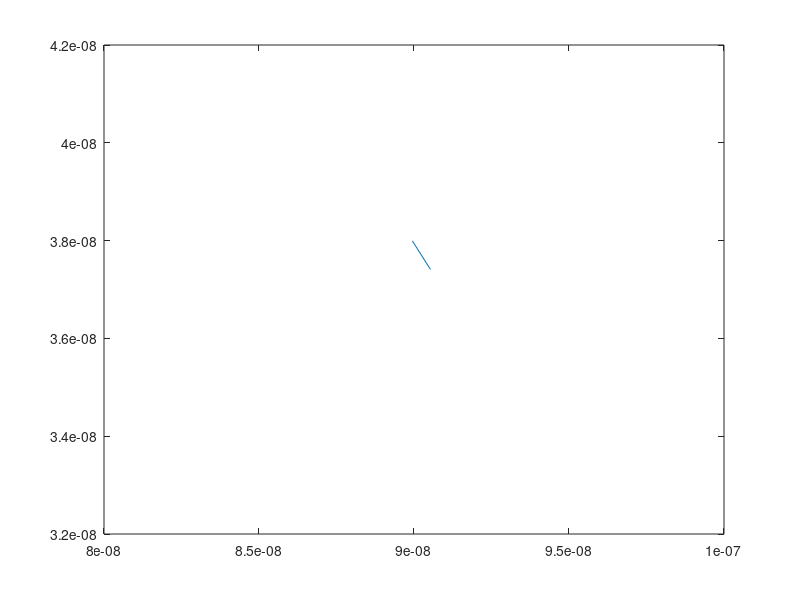

This chart was generated by the following MATLAB code: (Note: this script raises an error after producing the figure.)
clc; close all; clear all;
set(0, 'DefaultFigureWindowStyle', 'docked')


eCount = 1000;      % Total number of electrons
ePlotted = 10;      % Number of Electrons Plotted
tStop = 0.1e-9;     % Stop Time
dt = 1e-12;         % Time step 1ps

kB = 1.38066e-23;   % J/K
m0 = 4.66307e-26;   % Kg (Atomic mass of silicon = 28.0855)
mn = 0.26*m0;

Width = 200e-9;
Height = 100e-9;

% Thermal Velocity
Temp = 300; % K
vT = sqrt((kB*Temp)/mn);

eGroup = struct('x', 'y', 'vx', 'vy');  % Electron Object Classification
eVelocities = vT+rand(1,eCount);
eColours = rand(eCount,3);   % Random colours for plotting
for i = 1 : eCount
    eGroup(i).x = rand()*Width;
    eGroup(i).y = rand()*Height;
    % Randomized velocities in direction and magnitude ... 1000*rand()
    eGroup(i).vx = eVelocities(i)*(2*randi([0 1])-1);
    eGroup(i).vy = eVelocities(i)*(2*randi([0 1])-1);
end

plot(0,0);      % Init plot (comes up faster)
t = 0;          % Init time
counter = 1;    % Init Counter
while t < tStop

    for i = 1 : eCount
        
        % Updating Position
        eGroup(i).x(counter+1) = eGroup(i).x(counter) + eGroup(i).vx * dt;
        eGroup(i).y(counter+1) = eGroup(i).y(counter) + eGroup(i).vy * dt;
        
        %Plotting
        if (i <= 10)
            p = plot( [eGroup(i).x(counter), eGroup(i).x(counter+1)], ...
                [eGroup(i).y(counter), eGroup(i).y(counter+1)] );
            p.Color = eColours(i,:);
            hold on
        end
        % Conditional Statements
        % y = 200nm boundary
        if eGroup(i).x(counter+1) > Width
            eGroup(i).x(counter+1) = eGroup(i).x(counter+1) - Width;
        end
        
        % y = 0nm boundary
        if eGroup(i).x(counter+1) < 0
            eGroup(i).x(counter+1) = eGroup(i).x(counter+1) + Width;
        end
        
        % x = 100nm boundary
        if eGroup(i).y(counter+1) > Height
            diff = eGroup(i).y(counter+1) - Height;
            eGroup(i).y(counter+1) = Height - diff;
            eGroup(i).vy = -eGroup(i).vy;
        end
        
        % x = 0nm boundary
        if eGroup(i).y(counter+1) < 0
            diff = -eGroup(i).y(counter+1);
            eGroup(i).y(counter+1) = diff;
            eGroup(i).vy = -eGroup(i).vy;
        end
        
    end
    
    pause(0.001);    % To display trace as animation a delay is presented
    axis([0,Width,0,Height]);  % Plot Axis' being set
    t = t + dt;        % Incrementing Time
    counter = counter + 1;      % Incrementing Simulation counter
    
end
hold off
